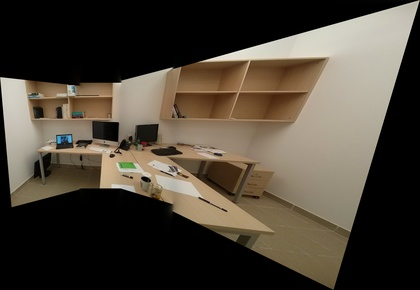
%> input picture utils/out.jpg, 420 x 290 px, shrunk from 2542 x 1756 before the run, given in place of salon1.jpg, which was not available
$ octave myPanorama.m   (GNU Octave 9; MATLAB toolbox functions it lacks are replaced by stand-ins)
%> lines starting %> are read from the running program, lines starting %| are printed output that depends on the picture; pictures that were not available may be replaced by others from this repository, and a replacement may not be noted
### utils/ex4_dir/code/imReadAndConvert.m
function [image] = imReadAndConvert( filename, representation )
%> called with representation = 1
%reads a given image file and converts it into a given representation
% when representation 1 means grayscale image and representation 2
% means RGB image

image = double(imread(filename)) / 255;
info = imfinfo(filename);
colorType = info.ColorType;
isGray = strcmp(colorType, 'grayscale');
if representation == 1 && isGray == 0;
    image = rgb2gray(image);
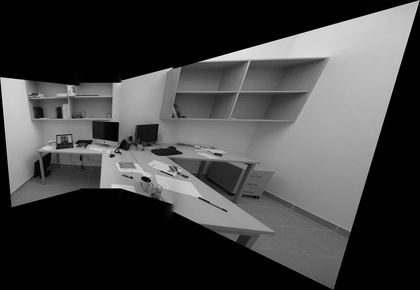
%> image: size 290x420 double; min 0, max 0.949, mean 0.269
end
end

### utils/ex4_dir/GaussianPyramid.m
function [pyr, filter] = GaussianPyramid(im, maxLevels, filterSize)
%> called with maxLevels = 3, filterSize = 3
% change im to grayscclae image with double values in [0,1]

imSize = size(im);
%> imSize = [290 420]
rows = imSize(1);
%> rows = 290
cols = imSize(2);
%> cols = 420
minDim = min(rows, cols);
%> minDim = 290

%decide the final levels of the pyramid
levels = 1 + log2(minDim);
%> levels = 9.18
if (log2(minDim) < 16)
    levels = 16;
end;
if (levels > maxLevels)
    levels = maxLevels;
end;

%calculate the proper gaussian filter according to the filterSize
   gussianFilter = [1 1];
    for i = 1 : filterSize - 2
        gussianFilter = conv2(gussianFilter, [1 1]);
    end
    % normalization
    filter = gussianFilter ./ sum(gussianFilter(:));

 pyr = cell(levels, 1);
 pyr{1} = im;
 currIm = im;

 for i = 2 : levels
    blcurrIm = conv2(currIm, filter, 'same');
    blcurrIm = conv2(currIm, filter', 'same');
    pyr{i, 1} = downsample(downsample(blcurrIm, 2)',2)';
    pyr{i, 1};
    currIm = pyr{i, 1};
 end
%> this loop made 2 passes
%> pass 1, in GaussianPyramid, `currIm = pyr{i, 1};`:
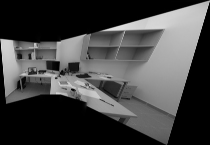
%> currIm: size 145x210 double; min 0, max 0.883, mean 0.269
%> after the loop, pyr = 3 items
end

### utils/generatePanorama.m
function panorama = generatePanorama(inpPathFormat,outPath,numFrames,renderAtFrame,verbose)
% GENERATEPANORAMA Load set of RGB frames and combine them into a single RGB panorama.
%
% Syntax:
% panorama = generatePanorama(inpPathFormat,outPath,numFrames,renderAtFrame,verbose)
%
% Arguments:
% inpPathFormat - String having the form '/dir1/dir2/name%d.jpg' s.t. the
%   path to RGB frame i is sprintf('/dir1/dir2/name%d.jpg',i).
% outPath - Path to output panorama RGB image file.
% numFrames - Sets the frame indices ([1:numFrames]) to load.
% renderFrame - Sets the index of the frame towards which the rest of the
%   frames should be warped when rendering the panorama.
%
% Returns:
% panorama - Combined RGB panorama image.

if verbose;
  disp(' ');
  disp('Generate-Panorama started.');
end


ransacNumIters = 1500;
ransacInlierTol = 9;
minMatchScore = 0.33;

% load frames, detect feature point positions and compute their descriptors
if verbose;
  disp('Loading frames, detecting feature points and computing their descriptors...');
end
im = cell(numFrames,1);
pos = cell(numFrames,1);
desc = cell(numFrames,1);
for i=1:numFrames
  im{i} = imReadAndConvert(sprintf(inpPathFormat,i),1);
  pyr = GaussianPyramid(im{i},3,3);
%> pyr = 3 items
  [pos{i},desc{i}] = findFeatures(pyr);
end

% register homographies between all consecutive frame pairs
if verbose;
  disp('Registering homographies between all consecutive frame pairs...');
end
Hpair = cell(numFrames-1,1);
for i=1:numFrames-1
  [inda,indb] = matchFeatures(desc{i},desc{i+1},minMatchScore);
  posa = pos{i}(inda,:);
  posb = pos{i+1}(indb,:);
  [Hpair{i},inlind] = ransacHomography(posa,posb,ransacNumIters,ransacInlierTol);
  if verbose
    displayMatches(im{i},im{i+1},posa,posb,inlind);
		drawnow;
  end
end
clear im;
Htot = accumulateHomographies(Hpair, renderAtFrame);

% load RGB images
if verbose;
  disp('Loading RGB images...'); end
imR = cell(numFrames,1);
imG = cell(numFrames,1);
imB = cell(numFrames,1);
for i=1:numFrames
  imRGB = imReadAndConvert(sprintf(inpPathFormat,i),2);
  imR{i} = imRGB(:,:,1);
  imG{i} = imRGB(:,:,2);
  imB{i} = imRGB(:,:,3);
end

% render each image channel seperately using Htot
if verbose;
  disp('Rendering panorama...'); end
panorama(:,:,1) = renderPanorama(imR,Htot);
panorama(:,:,2) = renderPanorama(imG,Htot);
panorama(:,:,3) = renderPanorama(imB,Htot);

% possibly save panorama
if ~isempty(outPath)
  if verbose;
    fprintf(1,'Saving panorama to %s...\n',outPath); end
  imwrite(panorama,outPath,'Quality',93);
end

if verbose
  figure,imshow(panorama);
  disp('Done.');
end

### utils/ex4_dir/findFeatures.m
function [pos,desc] = findFeatures(pyr)
% FINDFEATURES Detect feature points in pyramid and sample their descriptors.
% This function should call the functions spreadOutCorners for getting the keypoints, and
% sampleDescriptor for sampling a descriptor for each keypoint
% Arguments:
% pyr - Gaussian pyramid of a grayscale image having 3 levels.
% Returns:
% pos - An Nx2 matrix of [x,y] feature positions per row found in pyr. These
% coordinates are provided at the pyramid level pyr{1}.
% desc - A kxkxN feature descriptor matrix.

    pyrSize = length(pyr);
%> pyrSize = 3
    pos = [];
    desc = [];
    for i = 1:pyrSize
        tempPos = spreadOutCorners(pyr{i}, 4, 4, 3);
        % converts between the position we got from the pyr to points
        % that fit to level 3 in the pyramid
        changedPos = ((2 ^ (i - pyrSize)) .* (tempPos - 1)) + 1;
        tempDesc = sampleDescriptor(pyr{3}, changedPos, 3);
        desc = cat(3, desc, tempDesc);
        changedPos2 = ((2 ^ (i - 1)) .* (tempPos - 1)) + 1;
        pos = cat(1, pos, changedPos2);
    end
%> this loop made 3 passes
%> (siWidth in spreadOutCorners, siHeight in spreadOutCorners, xbound in spreadOutCorners, ybound in spreadOutCorners, N in sampleDescriptor) on passes 1 to 3: (98, 65, [1 99 197 295 393], [1 66 131 196 263], 174), (45, 29, [1 46 91 136 183], [1 30 59 88 118], 84), (19, 11, [1 20 39 58 78], [1 12 23 34 46], 43)
%> pass 1, in spreadOutCorners, `im=im((radius*4+1):end-(radius*5),(radius*4+1):end-(radius*5));`:
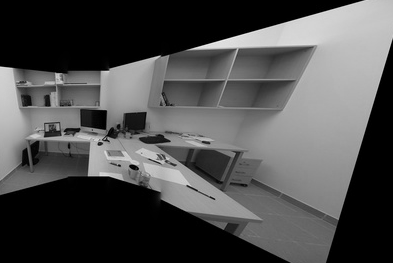
%> im: size 263x393 double; min 0, max 0.949, mean 0.307
%> pass 2, in spreadOutCorners (call 2), `im=im((radius*4+1):end-(radius*5),(radius*4+1):end-(radius*5));`:
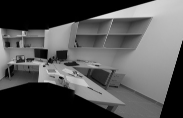
%> im: size 118x183 double; min 0, max 0.883, mean 0.34
%> pass 3, in spreadOutCorners (call 3), `im=im((radius*4+1):end-(radius*5),(radius*4+1):end-(radius*5));`:
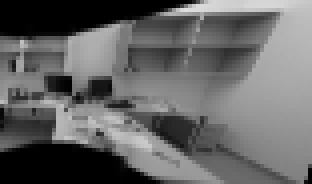
%> im: size 46x78 double (shown 4 times larger); min 0, max 0.875, mean 0.398
%> after the loop, pos = 301 rows, first 12: [15 76; 24 81; 32 94; 39 93; 57 137; 58 117; 61 138; 63 118; 67 85; 69 97; 70 136; 71 86]
end

### utils/spreadOutCorners.m
function pos = spreadOutCorners(im,n,m,radius)
% SPREADOUTCORNERS Detects Harris corners in an nxm grid of sub-images of im.
%
% Syntax:
% pos = spreadOutCorners(im,n,m,radius)
%
% Arguments:
% im - Grayscale image in which to search for Harris corners.
% n - Number of vertical sub-images to decompose im into.
% m - Number of horizontal sub-images to decompose im into.
% radius - The radius size of the features - this function will make sure
% that there will not be keypoints such that the featues will be sampled
% out of the picture's border
%
% Returns:
% pos - A kx2 matrix of [x,y] corner coordinates per row detected in im.
%
% Description:
% By running Matlab's Harris corner detector on seperate sub-images of a
% given image, spreadOutCorners is able to avoid returning corners
% concentrated in a small region of the image. This may have otherwise
% occured if maxNumCorners corners, having heighest Harris score, were
% concentrated in a small image region.

numFound = 0;
pos = zeros(800,2); % preallocate pos

%remove border such that keypoints will not be too close to the border
im=im((radius*4+1):end-(radius*5),(radius*4+1):end-(radius*5));

% Harris will find at most siMaxNumCorners number of corners per sub-image
siWidth = floor(size(im,2)/m);  % sub-image width and height
siHeight = floor(size(im,1)/n); %
xbound = [1+(0:m-1)*siWidth,size(im,2)];  % boundary coords of sub-images
ybound = [1+(0:n-1)*siHeight,size(im,1)]; %

for j=1:numel(xbound)-1   % for all sub-images
  for i=1:numel(ybound)-1 %
    subIm = im(ybound(i):ybound(i+1),xbound(j):xbound(j+1));
    subImPos = HarrisCornerDetector(subIm);
    subImPos(:,1) = subImPos(:,1)+xbound(j)-1;
    subImPos(:,2) = subImPos(:,2)+ybound(i)-1;
    currNumFound = size(subImPos,1);
    pos(numFound+1:numFound+currNumFound,:) = subImPos;
    numFound = numFound+currNumFound;
  end
end

pos = pos(1:numFound,:); % get rid of the trailing zeros

%Returning the border back
pos=pos+radius*4;

### utils/ex4_dir/code/sampleDescriptor.m
% SAMPLEDESCRIPTOR Sample a MOPS-like descriptor at given positions in the image.
% Arguments:
% im - nxm grayscale image to sample within.
% pos - A Nx2 matrix of [x,y] descriptor positions in im.
% descRad - ”Radius” of descriptors to compute (see below).
% Returns:
% desc - A kxkxN 3-d matrix containing the ith descriptor
% at desc(:,:,i). The per?descriptor dimensions kxk are related to the
% descRad argument as follows k = 1+2*descRad.
function desc = sampleDescriptor(im,pos,descRad)

k = 1 + 2 * descRad;
N = size(pos, 1);
desc = zeros(k,k,N);

[x, y] = meshgrid(-descRad:descRad, -descRad:descRad);

for i = 1 : N

  x = x + pos(i, 1); % maybe not integers
  y = y + pos(i, 2); % maybe not integers

  %interpolation on the indices
  imIntegerPositins = interp2(im, x, y, 'linear');
  desc(:,:,i) = imIntegerPositins;
  %normalize the descriptor to d = (d-miu)/ ||(d-miu)||
  d = desc(:,:,i);
  miu = mean(mean(d(:)));
  d = ((d(:)) - miu) / (norm(d(:) - miu));
  desc(:,:,i) = reshape(d,7,7);
  % initializing x and y to the values -descRad:descRad, -descRad:descRad
  [x, y] = meshgrid(-descRad:descRad, -descRad:descRad);
end
end

### utils/ex4_dir/code/myPanorama.m
%my exampels to panorama: it take a 1 minute to run them(each).
% i failed to make it faster...
tic;
numFrames = 2;
inpPathFormat = '/Users/Liat Ginosar/Desktop/cs/impr/exers/ex4/salon%d.jpg';
outPath = '/Users/Liat Ginosar/Desktop/cs/impr/exers/ex4/out.jpg';
renderAtFrame = 1;
generatePanorama(inpPathFormat,outPath,numFrames,renderAtFrame,true);
%> in generatePanorama, `[pos{i},desc{i}] = findFeatures(pyr);`:
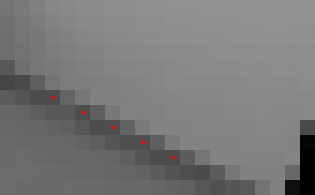
%> figure redrawn from the program's plot data; shown 15 times larger
%> the run ends on the next line
